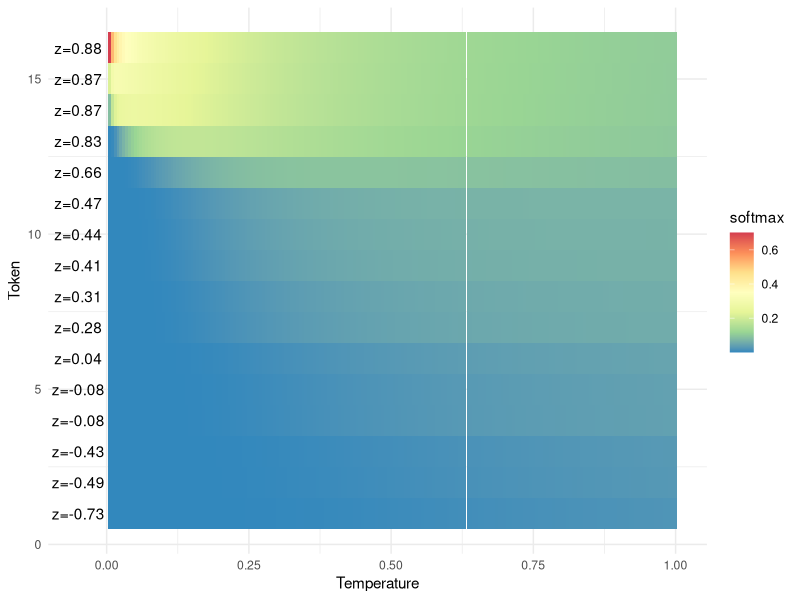

The R source for this figure:
## ---- chunk 1
#| echo: False
#| message: false
#| warning: false
#| fig-cap: The effect of the temperature parameter on the softmax-output for a given input. The x-axis represents the temperature, the y-axis represents the token-position and the color represents the probability of the token.
#| fig-alt: A heatmap illustrating the effect of the temperature parameter on the softmax-output for a given input. The x-axis represents the temperature, the y-axis represents the token-position and the color represents the probability of the token.
#| fig-width: 8
#| fig-height: 4
#| fig-dpi: 300
#| fig-align: center
#| classes: .enlarge-onhover
#| label: fig-temp
library(tidyverse)
set.seed(42)

calc_softmax = function( z, temp ) {
    exp_z = exp( z / temp )
    return( exp_z / sum(exp_z) )
}

z = sort(runif(16, -1, 1))

tibble(
    temp = seq(0.005,1,.005),
    softmax = map(temp, ~calc_softmax(z, .)),
) %>% 
  unnest_longer(softmax) %>% 
  mutate(z = rep(seq_along(z), length.out = length(temp)),
         temp = temp) %>% 
  ggplot(aes(x=temp, y=z)) +
  geom_tile(aes(fill = softmax)) +
  geom_text(data = tibble(z = paste0('z=', round(z, 2)),
                          x = -.05,
                          y = seq_along(z)),
            aes(x=x, y=y, label = z)) +
  labs(y = 'Token', x = 'Temperature') +
  theme_minimal() +
  scale_fill_distiller(palette = "Spectral", direction=-1)

